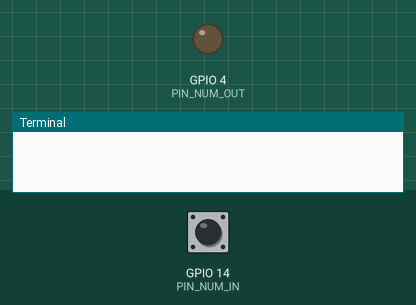
Bench run of a program on a simulated Raspberry Pi (BCM pin numbers). Shown: output pins drawn as LEDs (lit = HIGH), the last lines printed to the terminal. The inputs (shaded band) are chosen by the test bench; at power-on: GPIO 14 (PIN_NUM_IN) LOW.

Above: at 1.2 s.
1.3 s: GPIO 14 (PIN_NUM_IN) pulled HIGH for 0.15 s
At 2.1 s:
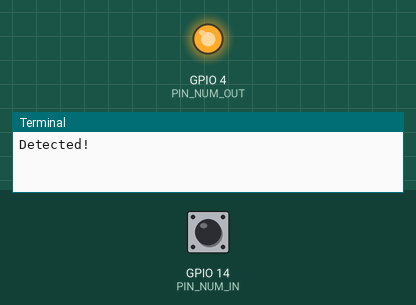
3.8 s: GPIO 14 (PIN_NUM_IN) pulled HIGH for 3.2 s
At 8.6 s:
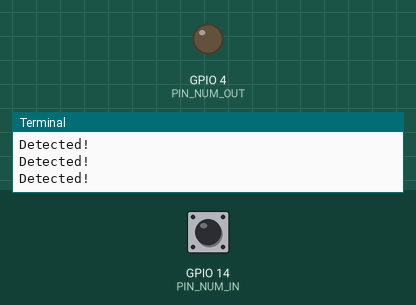
Timing chart, 0 to 10.1 s (numbered marks = the images above; inputs shaded):
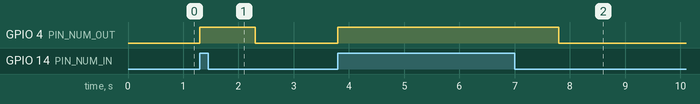

The program:

2_sensor_LED.py
```python
#!/usr/bin/env python3

import RPi.GPIO as GPIO
from time import sleep

# ピン番号
#  状態出力
PIN_NUM_OUT=4
#  状態入力
PIN_NUM_IN=14

# スリープ時間 単位：秒
SLEEP_TIME=1.0

# GRIOの設定
GPIO.setmode(GPIO.BCM)
GPIO.setup(PIN_NUM_OUT, GPIO.OUT, initial = GPIO.LOW)
GPIO.setup(PIN_NUM_IN, GPIO.IN, pull_up_down = GPIO.PUD_DOWN)

# センサーが反応したらLEDを光らせる
try :
    while True :
        if  GPIO.input(PIN_NUM_IN):
            print("Detected!")
            GPIO.output(PIN_NUM_OUT , 1)
            sleep(SLEEP_TIME)
            GPIO.output(PIN_NUM_OUT , 0)
except KeyboardInterrupt :
    GPIO.cleanup()
```

Measured:
- after the input at 1.3 s, GPIO 4 (PIN_NUM_OUT): LOW → HIGH at once, → LOW 1.0 s later
- after the input at 3.8 s, GPIO 4 (PIN_NUM_OUT): LOW → HIGH at once, → LOW 4.0 s later
